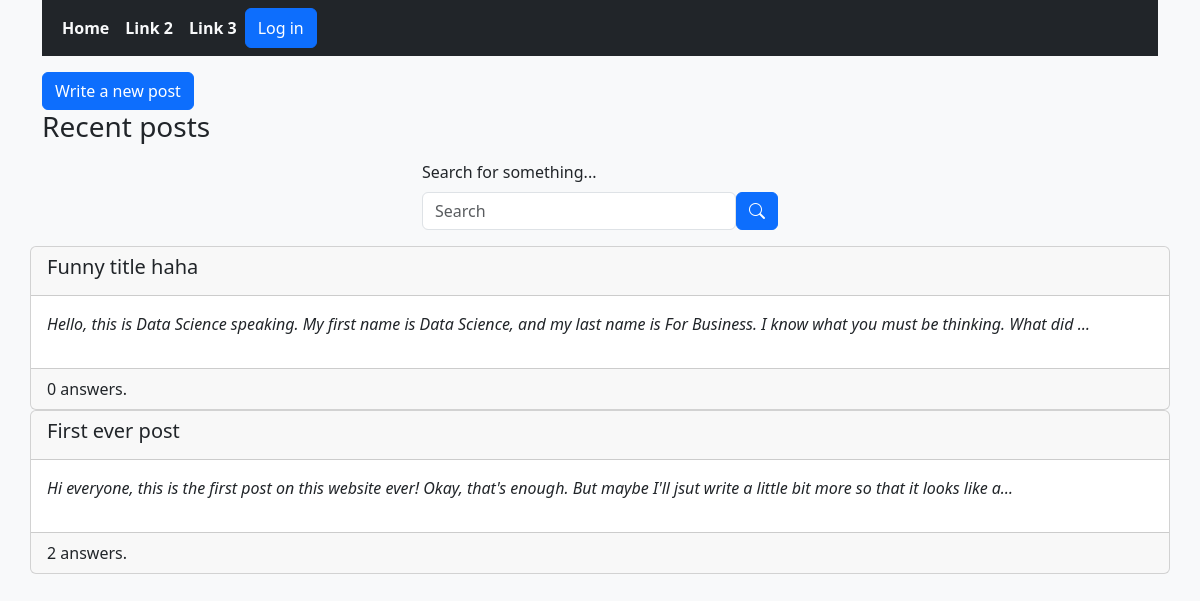
The page / on the database its author committed.
### post/models.py (models this page shows)
class Info(models.Model):
    title = models.CharField(max_length=100)
    content = models.TextField()
    time_posted = models.DateTimeField(auto_now_add=True)
    class Meta:
        abstract = True

class Post(Info):
    author = models.ForeignKey(UserProfile, on_delete=models.CASCADE, related_name="posts")
    categories = models.ManyToManyField(Category, related_name="posts")

### core/views.py (the view)
# urls.py: path("", views.home, name="home")
def home(request):
    posts = Post.objects.order_by("-time_posted")[:5]
    context = {
        "title" : "Home",
        "posts" : posts
    }
    return render(request, "core/home.html", context=context)

### core/templates/core/home.html
{% extends "base.html" %}
{% block content %}
    <a href="{% url 'write_post' %}" class="btn btn-primary">Write a new post</a>
    <h3>Recent posts</h3>
    {% include "search/search_bar.html" %}
    <div class="row">
        {% for post in posts %}
            {% include "post/post_preview.html" with post=post %}
        {% endfor %}
    </div>
{% endblock %}

### post/templates/post/post_preview.html
<a href="{% url 'view_post' post.id %}" class="text-decoration-none popout px-0">
    <div class="card">
        <div class="card-header"><h5>{{ post.title }}</h5></div>
        <div class="card-body"><p class="fst-italic">{{ post.content|truncatechars:150 }}</p></div>
        <div class="card-footer">{{ post.answers.count }} answer{{ post.answers.count|pluralize }}.</div>
    </div>
</a>

### static/css/styles.css (style rules this page uses)
.popout { display: inline-block; transition: transform 0.3s ease, box-shadow 0.3s ease; }

### rows shown on the page
Post: title "Funny title haha", content "Hello, this is Data Science speaking. My first name is Data Science, and my last name is For Business. I know what you must be thinking. What did …", answers.count "0"
Post: title "First ever post", content "Hi everyone, this is the first post on this website ever! Okay, that's enough. But maybe I'll jsut write a little bit more so that it looks like a…", answers.count "2"
